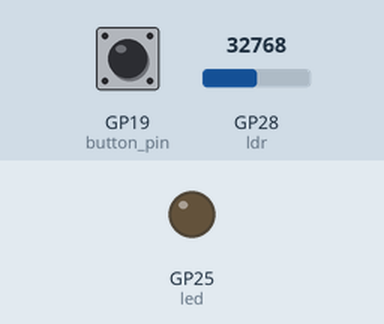
A program run on a simulated Raspberry Pi Pico running MicroPython. Parts: output pins drawn as LEDs (lit = HIGH). Inputs (shaded band) come from the test bench; at power-on: GP28 (ldr) = 32768, GP19 (button_pin) HIGH (analog values on the 0–65535 scale). Random numbers come from a fixed seed; the MP3 player is not drawn.

Above: at 1.2 s.
1.3 s: GP28 (ldr) set to 15872
2.8 s: GP28 (ldr) set to 14224
At 3.9 s:
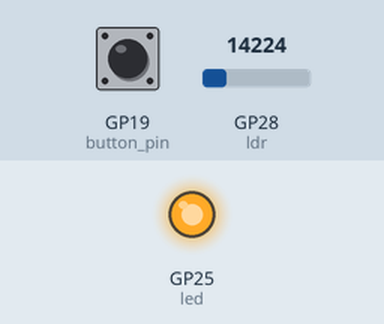
4.5 s: GP28 (ldr) set to 15655
At 5.0 s:
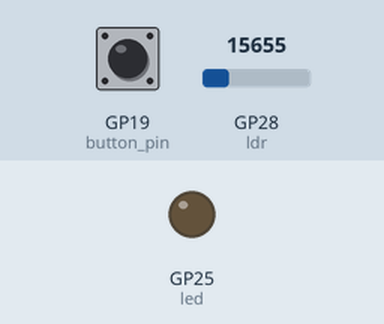
6.0 s: GP28 (ldr) set to 14345
At 7.3 s:
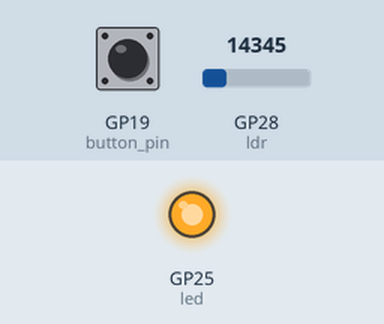
Timing chart, 0 to 8.5 s (numbered marks = the images above; inputs shaded):
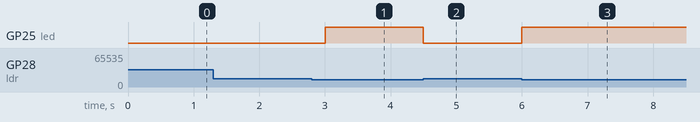

The program:

test4.py
```python
from picodfplayer import DFPlayer
from time import sleep, ticks_ms
from machine import Pin, ADC, Timer
from sys import exit
from random import randint

#
#C:\...\DATA                     SD Card
#├───dice                        ├───02
#│       dice_1_de.mp3           │     001.mp3
#│       dice_2_de.mp3           │     002.mp3
#│       dice_3_de.mp3           │     003.mp3
#│       dice_4_de.mp3           │     004.mp3
#│       dice_5_de.mp3           │     005.mp3
#│       dice_6_de.mp3           │     006.mp3
#│                               │
#└───motivation                  └───01
#        motivation_1_de.mp3           001.mp3
#        motivation_2_de.mp3           002.mp3
#        motivation_3_de.mp3           003.mp3
#        motivation_4_de.mp3           004.mp3
#        motivation_5_de.mp3           005.mp3
#        motivation_6_de.mp3           006.mp3
#        motivation_7_de.mp3           007.mp3

# try picozero
#https://pypi.org/project/picozero/
#from picozero import Button

#https://forums.raspberrypi.com/viewtopic.php?t=373972
ldr = ADC(2)
button_pin = Pin(19, Pin.IN, Pin.PULL_UP)

#for i in range(100):
#    print(button_pin.value())
#    sleep(0.5)
#exit()


player = DFPlayer(0, 16, 17, 18)
busy_pin = Pin(18, Pin.IN)
led = Pin("LED", Pin.OUT)

flag=0
debounce=500
delta=0
button_pin = Pin(19, Pin.IN, Pin.PULL_UP)
count=0

def callback(pin):
    global flag, delta
    if (ticks_ms()-delta) > debounce:
        flag= 1
        delta=ticks_ms()

button_pin.irq(trigger=Pin.IRQ_FALLING, handler=callback)

def measure_light(timer):
    read = ldr.read_u16()
    if read < 15000:
        led.on()
    else:
        led.off()

timer = Timer(period=250, mode=Timer.PERIODIC, callback=measure_light)

dice_mode = button_pin.value()

while True:
    if flag == 1:
        #print("play")
        if dice_mode:
            player.playTrack(2,randint(1,6))
        else:
            player.playTrack(1,randint(1,7))
        sleep(1)
        while not bool(busy_pin.value()):
            sleep(0.1)
        flag = 0
```

Measured:
- the behaviour switches between 15008 and 14992 on GP28 (ldr) (found by bisection; images 0 and 1)
- after the input at 1.3 s, every drawn part: stays the same
- after the input at 2.8 s, GP25 (led): LOW → HIGH after 0.20 s
- after the input at 4.5 s, GP25 (led): HIGH → LOW at once
- after the input at 6.0 s, GP25 (led): LOW → HIGH at once
